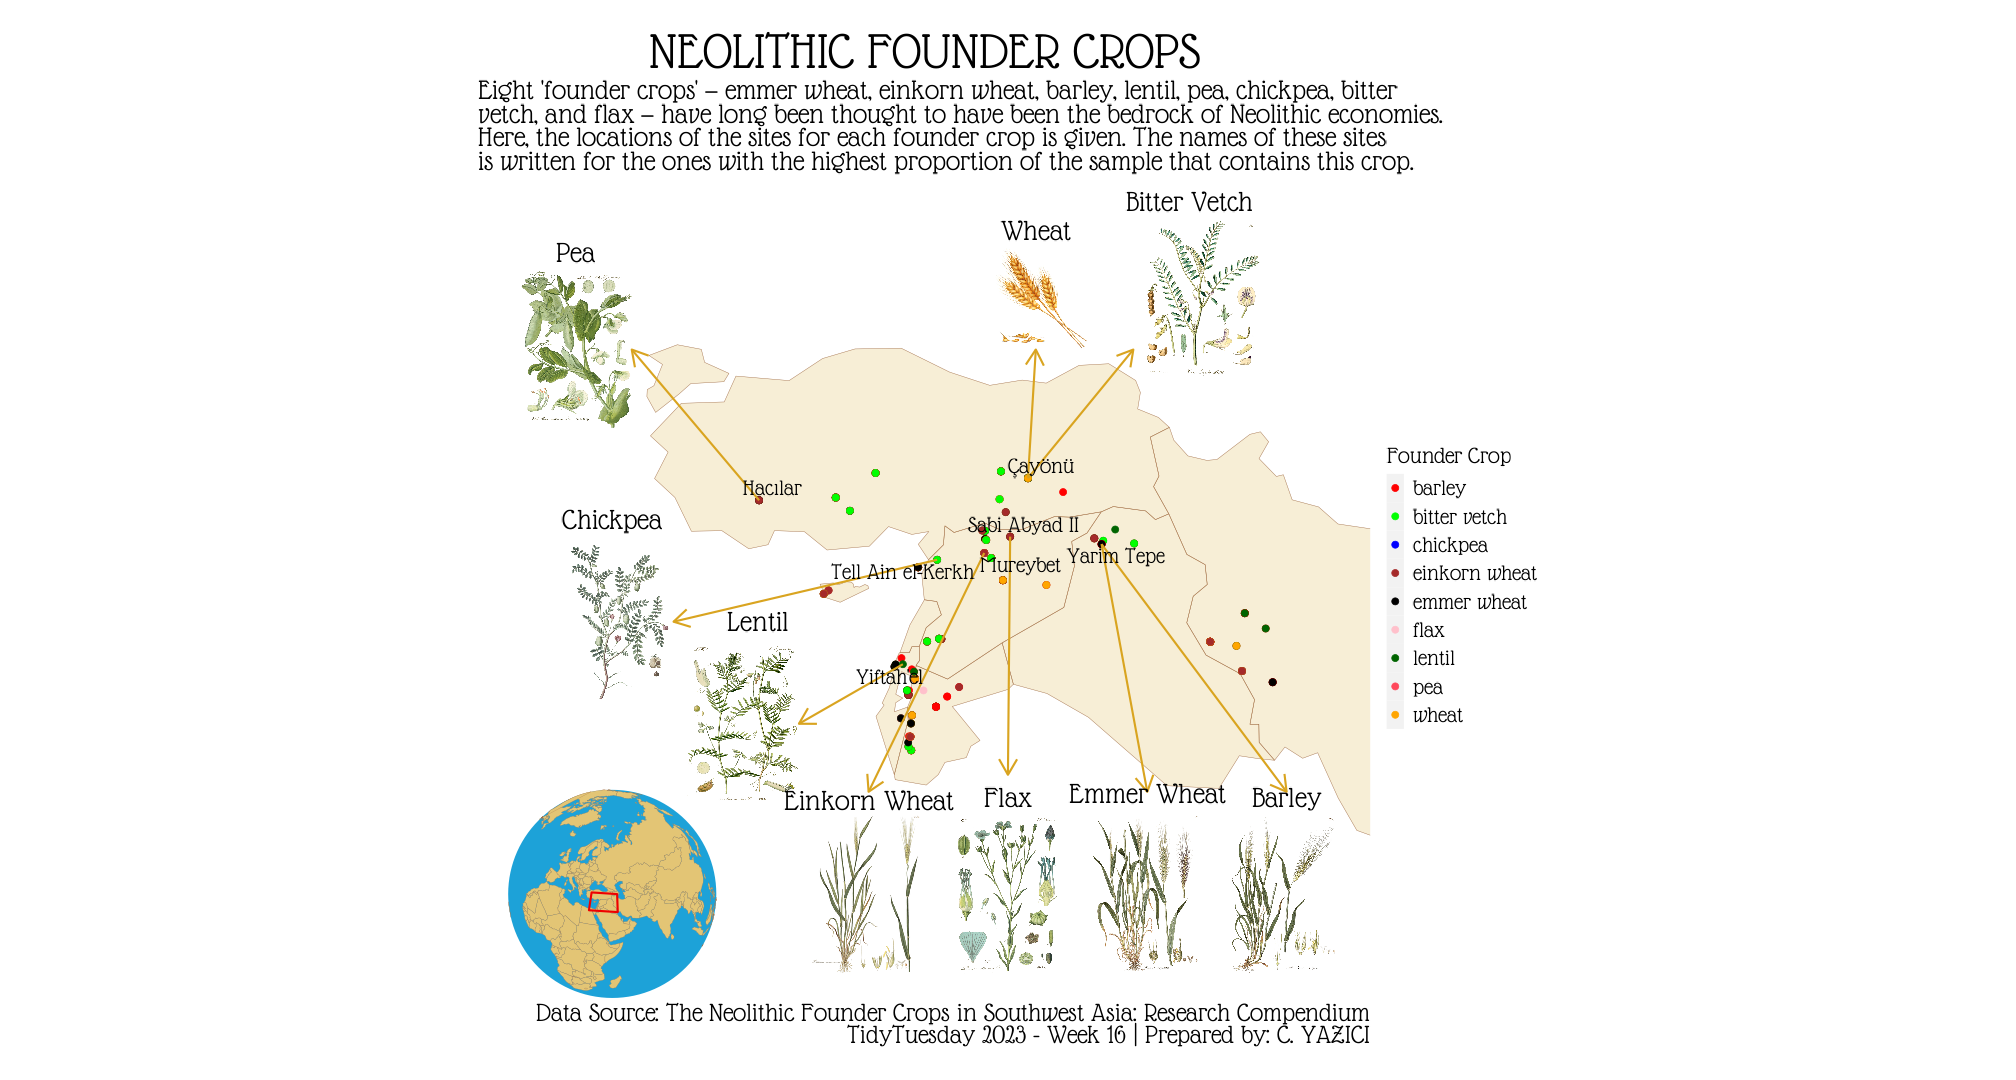

Generate this figure with R:
# Tidy Tuesday - 2023 - Week 16

# Libraries used

library(tidyverse)
library(rnaturalearth)
library(ggimage)
library(showtext)
library(patchwork)

# Font in the Plot

font_add_google('Glass Antiqua', 'ga')
showtext_auto()

# Data Import

tuesdata <- tidytuesdayR::tt_load(2023, week = 16)
founder_crops <- tuesdata$founder_crops

# Data Wrangling - Part 1

crop_data <- founder_crops %>%
  filter(source == "ORIGINS",
         site_name != "Kastros",
         !is.na(founder_crop)) %>%
  select(source, site_name, longitude, latitude, n, prop, founder_crop)

# Site Names

crop_data_site <- crop_data %>%
  group_by(site_name) %>%
  mutate(avg_long = mean(longitude),
         avg_lat = mean(latitude)) %>%
  ungroup() %>%
  select(site_name, avg_long, avg_lat) %>%
  distinct()

# World Map

world <- ne_countries(scale = "medium", returnclass = "sf")

# Data Wrangling - Part 2

crop_data_summary <- crop_data %>%
  filter(n > 50,
         site_name != "Kastros") %>%
  group_by(founder_crop) %>%
  slice_max(prop, n = 1) %>%
  ungroup() %>%
  mutate(x = case_when(
    site_name == "Hac?lar" ~ 23.5,
    site_name == "Tell Ain el-Kerkh" ~ 25,
    site_name == "Yiftah'el" ~ 29.5,
    site_name == "?ay?n?" ~ 40,
    site_name == "Mureybet" ~ 34,
    site_name == "Sabi Abyad II" ~ 39,
    site_name == "Yarim Tepe" ~ 44
  ),
  y = case_when(
    site_name == "Hac?lar" ~ 42,
    site_name == "Tell Ain el-Kerkh" ~ 34,
    site_name == "Yiftah'el" ~ 31,
    site_name == "?ay?n?" ~ 43.5,
    site_name == "Mureybet" ~ 26,
    site_name == "Sabi Abyad II" ~ 26,
    site_name == "Yarim Tepe" ~ 26
  ),
  img = case_when(
    founder_crop == "barley" ~ paste0(here::here(), "/Barley.png"),
    founder_crop == "bitter vetch" ~ paste0(here::here(), "/Bitter_vetch.png"),
    founder_crop == "chickpea" ~ paste0(here::here(), "/Chickpea.png"),
    founder_crop == "einkorn wheat" ~ paste0(here::here(), "/Einkorn_wheat.png"),
    founder_crop == "emmer wheat" ~ paste0(here::here(), "/Emmer_wheat.png"),
    founder_crop == "flax" ~ paste0(here::here(), "/Flax.png"),
    founder_crop == "lentil" ~ paste0(here::here(), "/Lentil.png"),
    founder_crop == "pea" ~ paste0(here::here(), "/Pea.png"),
    founder_crop == "wheat" ~ paste0(here::here(), "/Wheat.png")
  ),
  x = ifelse(founder_crop == "bitter vetch", 46, x),
  x = ifelse(founder_crop == "barley", 49, x)) 

# Subtitle of the Plot

subtitle_text <- str_wrap("\nEight 'founder crops' ? emmer wheat, einkorn wheat, barley, 
lentil, pea, chickpea, bitter vetch, and flax ? have long been thought to have 
been the bedrock of Neolithic economies. Here, the locations of the sites for 
each founder crop is given. The names of these sites is written for the ones 
with the highest proportion of the sample that contains this crop.", 90)
  

# The plot of the locations of the crops

p1 <-  ggplot() +
  geom_sf(data = world %>% filter(name %in% c("Turkey", "Iraq", "Iran",
                                              "Syria", "Cyprus", "Lebanon",
                                              "Israel", "Jordan")),
          colour = "#A16E47",
          fill = alpha("#E3C575", 0.3))  +
   geom_point(data = crop_data,
              mapping = aes(x = longitude,
                            y = latitude,
                            colour = founder_crop),
              size = 3) +
   geom_image(data = crop_data_summary, 
              mapping = aes(x = x, y = y, image = img),
              size = 0.13) +
   # Barley
   annotate("segment", x = 42.36, xend = 49, 
            y = 36.28, yend = 29,
            colour = "#D9A420", 
            size = 1, arrow = arrow()) +
   annotate("text", x = 49, y = 28.85, label = "Barley", size = 8,
            family = "ga") +
   # Bitter Vetch
   annotate("segment", x = 39.72, xend = 43.5, 
            y = 38.22, yend = 42,
            colour = "#D9A420", 
            size = 1, arrow = arrow()) +
   annotate("text", x = 45.5, y = 46.35, label = "Bitter Vetch", size = 8,
            family = "ga") + 
   # Chickpea
   annotate("segment", x = 36.46, xend = 27, 
            y = 35.82, yend = 34,
            colour = "#D9A420", 
            size = 1, arrow = arrow()) +
   annotate("text", x = 24.8, y = 37, label = "Chickpea", size = 8,
            family = "ga") +
   # Einkorn Wheat
   annotate("segment", x = 38.15, xend = 34, 
            y = 36.02, yend = 29,
            colour = "#D9A420", 
            size = 1, arrow = arrow()) +
   annotate("text", x = 34, y = 28.75, label = "Einkorn Wheat", size = 8,
            family = "ga") +
   # Emmer Wheat
   annotate("segment", x = 42.36, xend = 44, 
            y = 36.28, yend = 29,
            colour = "#D9A420", 
            size = 1, arrow = arrow()) +
   annotate("text", x = 44, y = 28.95, label = "Emmer Wheat", size = 8,
            family = "ga") +
   # Flax
   annotate("segment", x = 39.08, xend = 39, 
            y = 36.5, yend = 29.5,
            colour = "#D9A420", 
            size = 1, arrow = arrow()) +
   annotate("text", x = 39, y = 28.85, label = "Flax", size = 8,
            family = "ga") +
   # Lentil
   annotate("segment", x = 35.23, xend = 31.5, 
            y = 32.75, yend = 31,
            colour = "#D9A420", 
            size = 1, arrow = arrow()) +
   annotate("text", x = 30, y = 34, label = "Lentil", size = 8,
            family = "ga") +
   # Pea 
   annotate("segment", x = 30.07, xend = 25.5, 
            y = 37.57, yend = 42,
            colour = "#D9A420", 
            size = 1, arrow = arrow()) +
   annotate("text", x = 23.5, y = 44.85, label = "Pea", size = 8,
            family = "ga") +
   # Wheat
   annotate("segment", x = 39.72, xend = 40, 
            y = 38.22, yend = 42,
            colour = "#D9A420", 
            size = 1, arrow = arrow()) +
   annotate("text", x = 40, y = 45.5, label = "Wheat", size = 8,
            family = "ga") +
   geom_text_repel(data = crop_data_summary[-c(1, 9),], 
                   mapping = aes(x = longitude, y = latitude,
                                 label = site_name), family = "ga", size = 6) +
   scale_colour_manual(values = c("barley" = "red",
                                  "bitter vetch" = "green",
                                  "chickpea" = "blue",
                                  "einkorn wheat" = "brown",
                                  "emmer wheat" = "black",
                                  "flax" = "pink",
                                  "lentil" = "dark green",
                                  "pea" = "#ff485b",
                                  "wheat" = "orange")) +
   
   coord_sf(xlim = c(20, 52), ylim = c(23, 47), expand = FALSE) +
   labs(title = "NEOLITHIC FOUNDER CROPS",
        caption = "Data Source: The Neolithic Founder Crops in Southwest Asia: Research Compendium\nTidyTuesday 2023 - Week 16 | Prepared by: C. YAZICI",
        subtitle = subtitle_text,
        colour = "Founder Crop") +
   theme(panel.background = element_rect(fill = "white", color = NA),
         plot.background = element_rect(fill = "white", color = NA),
         axis.ticks = element_blank(),
         axis.title = element_blank(),
         axis.text = element_blank(),
         panel.grid = element_blank(),
         legend.title = element_text(family = "ga", size = 18),
         legend.text = element_text(family = "ga", size = 17),
         legend.key.height = unit(1.0, 'cm'),
         plot.title = element_text(family = "ga", size = 40, hjust = 0.5),
         plot.subtitle = element_text(family = "ga", size = 22, hjust = 0),
         plot.caption = element_text(family = "ga", size = 20, hjust = 1),
         plot.margin = unit(c(1, 2, 1, 2), "cm"))


p1

# Preparation for the World Globe

world <- rgeoboundaries::gb_adm0()

long_min <- min(founder_crops$longitude)
long_max <- max(founder_crops$longitude)
lat_min <- min(founder_crops$latitude)
lat_max <- max(founder_crops$latitude)

world_cropped <- world %>% 
  st_make_valid() %>% 
  st_crop(xmin = long_min - 2,
          xmax = long_max + 2,
          ymin = lat_min - 1,
          ymax = lat_max + 1)

world_ortho <- world %>% 
  st_transform(crs = "+proj=ortho +lon_0=45 +lat_0=40")

rect <- st_as_sf(data.frame(lat = 35, long = 36), coords = c("lat", "long"), 
                 crs = 4326)

ocean <- st_point(x = c(0,0)) %>%
  st_buffer(dist = 6371000) %>%
  st_sfc(crs = "+proj=ortho +lon_0=45 +lat_0=40")

rect <- tibble(lon = c(long_min, long_max), lat = c(lat_min, 
                                                    lat_max)) %>% 
  st_as_sf(coords = c("lon", "lat"), crs = 4326) %>% 
  st_bbox() %>% 
  st_as_sfc()

# World Globe

p2 <- ggplot(world_ortho) +
  geom_sf(data = ocean, color = NA, fill = "#1da2d8") +
  geom_sf(fill = "#E3C575", color = "#A16E47", linewidth = 0.1) +
  geom_sf(data = rect, fill = NA, color = "red2", linewidth = 1) +
  theme_void() +
  theme(
    plot.background = element_rect(fill = NA, color = NA)
  )

# The final plot

final_plot <- p1 +
  inset_element(p2, left = -0.6, bottom = -0.05, right = 0.9, top = 0.3) +
  theme(plot.margin = unit(c(1, 2, 1, 2), "cm"))

final_plot

# Save the Plot

ggsave("Week16.png", final_plot, width = 28, height = 15, dpi = 72)


 


  
